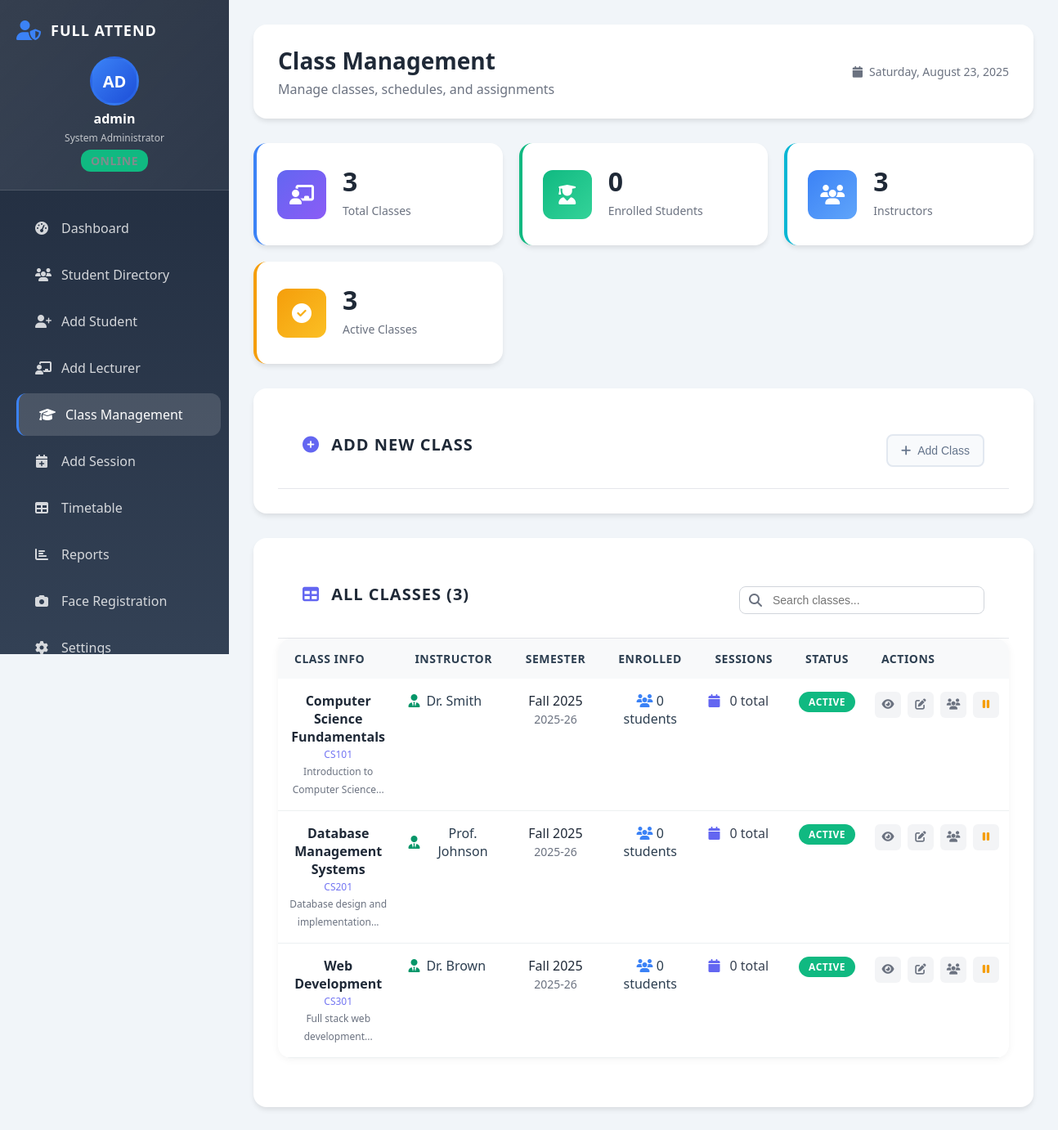
The page /admin/class_management.php (signed in) on the database its author committed.
### tables this page shows
CREATE TABLE IF NOT EXISTS classes (
    id INT AUTO_INCREMENT PRIMARY KEY,
    class_name VARCHAR(100) NOT NULL,
    class_code VARCHAR(20) UNIQUE NOT NULL,
    description TEXT,
    instructor_name VARCHAR(100),
    semester VARCHAR(20),
    academic_year VARCHAR(10),
    status ENUM('active', 'inactive') DEFAULT 'active',
    created_at TIMESTAMP DEFAULT CURRENT_TIMESTAMP,
    updated_at TIMESTAMP DEFAULT CURRENT_TIMESTAMP ON UPDATE CURRENT_TIMESTAMP
);

### admin/class_management.php (the view, shortened to what this page needs)
<?php
$pdo = getDBConnection();
$classes = [];
try {
    $stmt = $pdo->query("
        SELECT
            c.*,
            COUNT(DISTINCT se.student_id) as enrolled_count,
            COUNT(DISTINCT s.id) as total_sessions,
            COUNT(DISTINCT CASE WHEN s.session_date >= CURDATE() THEN s.id END) as upcoming_sessions
        FROM classes c
        LEFT JOIN student_enrollments se ON c.id = se.class_id AND se.status = 'enrolled'
        LEFT JOIN sessions s ON c.id = s.class_id
        GROUP BY c.id
        ORDER BY c.created_at DESC
    ");
    $classes = $stmt->fetchAll();
} catch (PDOException $e) {
    $error_message = 'Error fetching classes: ' . $e->getMessage();
}
$total_classes = count($classes);
$total_enrolled = array_sum(array_column($classes, 'enrolled_count'));
$total_instructors = count(array_unique(array_column($classes, 'instructor_name')));
$active_classes = count(array_filter($classes, function($class) { return $class['status'] === 'active'; }));
?>
<!DOCTYPE html>
<html lang="en">
<head>
    <link rel="stylesheet" href="admin_styles.css">
    <link rel="stylesheet" href="https://cdnjs.cloudflare.com/ajax/libs/font-awesome/6.4.0/css/all.min.css">
</head>
<body>
    <div class="admin-container">
        <?php include 'includes/sidebar.php'; ?>
        <main class="admin-main">
            <header class="dashboard-header">
                <div class="header-left">
                    <h1>Class Management</h1>
                    <p>Manage classes, schedules, and assignments</p>
                </div>
                <div class="header-right">
                    <div class="date-info">
                        <i class="fas fa-calendar"></i>
                        <span><?php echo date('l, F j, Y'); ?></span>
                    </div>
                </div>
            </header>
            <section class="stats-grid">
                <div class="stat-card primary">
                    <div class="stat-icon">
                        <i class="fas fa-chalkboard-teacher"></i>
                    </div>
                    <div class="stat-info">
                        <h3><?php echo $total_classes; ?></h3>
                        <p>Total Classes</p>
                    </div>
                </div>
                <div class="stat-card success">
                    <div class="stat-icon">
                        <i class="fas fa-user-graduate"></i>
                    </div>
                    <div class="stat-info">
                        <h3><?php echo $total_enrolled; ?></h3>
                        <p>Enrolled Students</p>
                    </div>
                </div>
                <div class="stat-card info">
                    <div class="stat-icon">
                        <i class="fas fa-users"></i>
                    </div>
                    <div class="stat-info">
                        <h3><?php echo $total_instructors; ?></h3>
                        <p>Instructors</p>
                    </div>
                </div>
                <div class="stat-card warning">
                    <div class="stat-icon">
                        <i class="fas fa-check-circle"></i>
                    </div>
                    <div class="stat-info">
                        <h3><?php echo $active_classes; ?></h3>
                        <p>Active Classes</p>
                    </div>
                </div>
            </section>
            <section class="add-class-section" style="margin-bottom: 30px;">
                <div class="card">
                    <div class="card-header">
                        <h3><i class="fas fa-plus-circle"></i> Add New Class</h3>
                        <button type="button" class="btn-secondary" id="toggleForm">
                            <i class="fas fa-plus"></i>
                            Add Class
                        </button>
                    </div>
                </div>
            </section>
            <section class="classes-table-section">
                <div class="card">
                    <div class="card-header">
                        <h3><i class="fas fa-table"></i> All Classes (<?php echo count($classes); ?>)</h3>
                        <div class="header-actions">
                            <div class="search-box">
                                <i class="fas fa-search"></i>
                                <input type="text" id="searchInput" placeholder="Search classes..." onkeyup="searchClasses()">
                            </div>
                        </div>
                    </div>
                    <div class="table-container">
                        <?php if (count($classes) > 0): ?>
                        <table class="classes-table" id="classesTable">
                            <thead>
                                <tr>
                                    <th>Class Info</th>
                                    <th>Instructor</th>
                                    <th>Semester</th>
                                    <th>Enrolled</th>
                                    <th>Sessions</th>
                                    <th>Status</th>
                                    <th>Actions</th>
                                </tr>
                            </thead>
                            <tbody>
                                <?php foreach ($classes as $class): ?>
                                <tr>
                                    <td>
                                        <div class="class-info">
                                            <strong><?php echo htmlspecialchars($class['class_name']); ?></strong>
                                            <div class="class-code"><?php echo htmlspecialchars($class['class_code']); ?></div>
                                            <?php if ($class['description']): ?>
                                                <small class="class-description"><?php echo htmlspecialchars(substr($class['description'], 0, 50)) . '...'; ?></small>
                                            <?php endif; ?>
                                        </div>
                                    </td>
                                    <td>
                                        <div class="instructor-info">
                                            <i class="fas fa-user-tie"></i>
                                            <?php echo htmlspecialchars($class['instructor_name']); ?>
                                        </div>
                                    </td>
                                    <td>
                                        <div class="semester-info">
                                            <?php if ($class['semester']): ?>
                                                <span class="semester"><?php echo htmlspecialchars($class['semester']); ?></span>
                                            <?php endif; ?>
                                            <?php if ($class['academic_year']): ?>
                                                <div class="academic-year"><?php echo htmlspecialchars($class['academic_year']); ?></div>
                                            <?php endif; ?>
                                        </div>
                                    </td>
                                    <td>
                                        <div class="enrollment-info">
                                            <span class="enrolled-count">
                                                <i class="fas fa-users"></i>
                                                <?php echo $class['enrolled_count']; ?> students
                                            </span>
                                        </div>
                                    </td>
                                    <td>
                                        <div class="session-info">
                                            <span class="session-count">
                                                <i class="fas fa-calendar"></i>
                                                <?php echo $class['total_sessions']; ?> total
                                            </span>
                                        </div>
                                    </td>
                                    <td>
                                        <span class="status-badge <?php echo strtolower($class['status']); ?>">
                                            <?php echo ucfirst($class['status']); ?>
                                        </span>
                                    </td>
                                    <td>
                                        <div class="action-buttons">
                                            <button class="btn-icon" title="View Details" onclick="viewClass(<?php echo $class['id']; ?>)">
                                                <i class="fas fa-eye"></i>
                                            </button>
                                            <button class="btn-icon" title="Edit Class" onclick="editClass(<?php echo $class['id']; ?>)">
                                                <i class="fas fa-edit"></i>
                                            </button>
                                            <button class="btn-icon" title="Manage Students" onclick="manageStudents(<?php echo $class['id']; ?>)">
                                                <i class="fas fa-users"></i>
                                            </button>
                                            <form method="POST" style="display: inline;" onsubmit="return confirm('Are you sure you want to toggle this class status?')">
                                                <button type="submit" class="btn-icon <?php echo $class['status'] === 'active' ? 'warning' : 'success'; ?>"
                                                        title="<?php echo $class['status'] === 'active' ? 'Deactivate' : 'Activate'; ?> Class">
                                                    <i class="fas fa-<?php echo $class['status'] === 'active' ? 'pause' : 'play'; ?>"></i>
                                                </button>
                                            </form>
                                        </div>
                                    </td>
                                </tr>
                                <?php endforeach; ?>
                            </tbody>
                        </table>
                        <?php endif; ?>
                    </div>
                </div>
            </section>
        </main>
    </div>
</body>
</html>

### admin/includes/sidebar.php (shortened to what this page needs)
<?php
$current_page = basename($_SERVER['PHP_SELF']);
?>
<aside class="admin-sidebar">
    <div class="sidebar-header">
        <div class="admin-logo">
            <i class="fas fa-user-shield"></i>
            <h2>FULL ATTEND</h2>
        </div>
        <div class="admin-info">
            <div class="admin-avatar">
                <?php echo strtoupper(substr($_SESSION['admin_username'] ?? 'A', 0, 2)); ?>
            </div>
            <div class="admin-details">
                <h4><?php echo htmlspecialchars($_SESSION['admin_username'] ?? 'Administrator'); ?></h4>
                <p>System Administrator</p>
                <span class="admin-status">Online</span>
            </div>
        </div>
    </div>
    <nav class="sidebar-nav">
        <a href="admin_dashboard.php" class="nav-item <?php echo ($current_page == 'admin_dashboard.php') ? 'active' : ''; ?>">
            <i class="fas fa-tachometer-alt"></i>
            <span>Dashboard</span>
        </a>
        <a href="student_directory.php" class="nav-item <?php echo ($current_page == 'student_directory.php') ? 'active' : ''; ?>">
            <i class="fas fa-users"></i>
            <span>Student Directory</span>
        </a>
        <a href="add_student.php" class="nav-item <?php echo ($current_page == 'add_student.php') ? 'active' : ''; ?>">
            <i class="fas fa-user-plus"></i>
            <span>Add Student</span>
        </a>
        <a href="add_lecturer.php" class="nav-item <?php echo ($current_page == 'add_lecturer.php') ? 'active' : ''; ?>">
            <i class="fas fa-chalkboard-teacher"></i>
            <span>Add Lecturer</span>
        </a>
        <a href="class_management.php" class="nav-item <?php echo ($current_page == 'class_management.php') ? 'active' : ''; ?>">
            <i class="fas fa-graduation-cap"></i>
            <span>Class Management</span>
        </a>
        <a href="add_session.php" class="nav-item <?php echo ($current_page == 'add_session.php' || $current_page == 'add_session_new.php') ? 'active' : ''; ?>">
            <i class="fas fa-calendar-plus"></i>
            <span>Add Session</span>
        </a>
        <a href="timetable.php" class="nav-item <?php echo ($current_page == 'timetable.php') ? 'active' : ''; ?>">
            <i class="fas fa-table"></i>
            <span>Timetable</span>
        </a>
        <a href="reports.php" class="nav-item <?php echo ($current_page == 'reports.php') ? 'active' : ''; ?>">
            <i class="fas fa-chart-bar"></i>
            <span>Reports</span>
        </a>
        <a href="student_face_registration.php" class="nav-item <?php echo ($current_page == 'student_face_registration.php') ? 'active' : ''; ?>">
            <i class="fas fa-camera"></i>
            <span>Face Registration</span>
        </a>
        <a href="admin_settings.php" class="nav-item <?php echo ($current_page == 'admin_settings.php') ? 'active' : ''; ?>">
            <i class="fas fa-cog"></i>
            <span>Settings</span>
        </a>
    </nav>
</aside>

### rows shown on the page
classes: class_name "Computer Science Fundamentals", class_code "CS101", description "Introduction to Computer Science", instructor_name "Dr. Smith", semester "Fall 2025", academic_year "2025-26", enrolled_count "0", total_sessions "0", status "ACTIVE"
classes: class_name "Database Management Systems", class_code "CS201", description "Database design and implementation", instructor_name "Prof. Johnson", semester "Fall 2025", academic_year "2025-26", enrolled_count "0", total_sessions "0", status "ACTIVE"
classes: class_name "Web Development", class_code "CS301", description "Full stack web development", instructor_name "Dr. Brown", semester "Fall 2025", academic_year "2025-26", enrolled_count "0", total_sessions "0", status "ACTIVE"

### other values the page prints
substr($_SESSION['admin_username'] ?? 'A', 0, 2) "AD"
$_SESSION['admin_username'] "admin"
$total_classes "3"
$total_enrolled "0"
$total_instructors "3"
$active_classes "3"
count($classes) "3"
